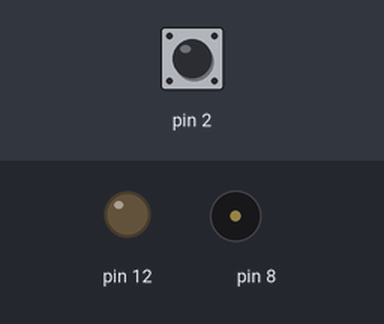
Simulated run of this sketch. Board: Arduino Uno, built with avr-gcc and run on an emulated ATmega328P. Shown: output pins drawn as LEDs (lit = HIGH), buzzer (waves = sounding). Inputs (shaded band) come from the test bench; at power-on: pin 2 HIGH. What the sketch prints to the serial monitor is not drawn.

Above: at 1.2 s.
1.3 s: pin 2 pulled LOW for 0.15 s
At 1.38 s:
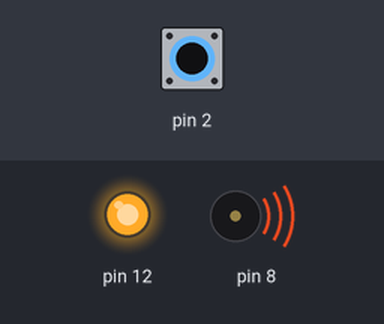
2.9 s: pin 2 pulled LOW for 3.2 s
At 7.0 s:
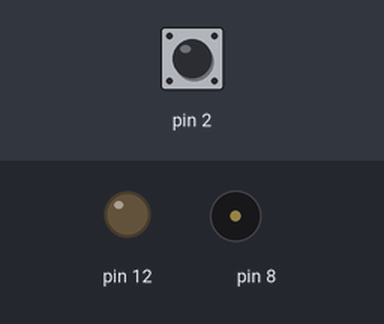
Timing chart, 0 to 8.5 s (numbered marks = the images above; inputs shaded):
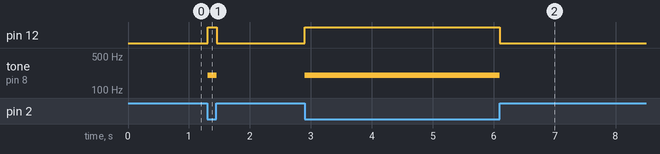

The sketch:

capacitivesensor.ino
```cpp
#include <CapacitiveSensor.h>
CapacitiveSensor cappy = CapacitiveSensor(4,2);


int threshold = 100;


void setup() {
  // put your setup code here, to run once:
  Serial.begin(9600);
  pinMode(12, OUTPUT);


}

void loop() {
  // put your main code here, to run repeatedly:

//input
//reads the value from the sensor/ foil
  long val = cappy.capacitiveSensor(30);
  Serial.println(val);

if (val > threshold) {
  digitalWrite(12,HIGH);
  tone(8,200);
  } else {
    digitalWrite(12,LOW);
    tone(8,0);
    }

}
```

Measured:
- after the input at 1.3 s, pin 12: LOW → HIGH at once, → LOW 0.15 s later; tone on pin 8: silent → 200 Hz at once, → silent 0.15 s later
- after the input at 2.9 s, pin 12: LOW → HIGH at once, → LOW 3.2 s later; tone on pin 8: silent → 200 Hz at once, → silent 3.2 s later
